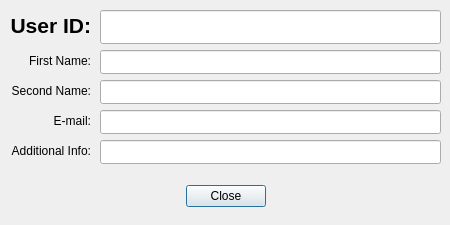
<?xml version="1.0" encoding="UTF-8"?>
<ui version="4.0">
 <class>SearchUserDialog</class>
 <widget class="QDialog" name="SearchUserDialog">
  <property name="geometry">
   <rect>
    <x>0</x>
    <y>0</y>
    <width>450</width>
    <height>225</height>
   </rect>
  </property>
  <property name="windowTitle">
   <string>Dialog</string>
  </property>
  <widget class="QDialogButtonBox" name="buttonBox">
   <property name="geometry">
    <rect>
     <x>10</x>
     <y>180</y>
     <width>431</width>
     <height>32</height>
    </rect>
   </property>
   <property name="orientation">
    <enum>Qt::Orientation::Horizontal</enum>
   </property>
   <property name="standardButtons">
    <set>QDialogButtonBox::StandardButton::Close</set>
   </property>
   <property name="centerButtons">
    <bool>true</bool>
   </property>
  </widget>
  <widget class="QLineEdit" name="lineEdit_email">
   <property name="geometry">
    <rect>
     <x>100</x>
     <y>110</y>
     <width>341</width>
     <height>24</height>
    </rect>
   </property>
   <property name="readOnly">
    <bool>true</bool>
   </property>
  </widget>
  <widget class="QLabel" name="label_secondName">
   <property name="geometry">
    <rect>
     <x>10</x>
     <y>80</y>
     <width>81</width>
     <height>21</height>
    </rect>
   </property>
   <property name="text">
    <string>Second Name:</string>
   </property>
   <property name="alignment">
    <set>Qt::AlignmentFlag::AlignRight|Qt::AlignmentFlag::AlignTrailing|Qt::AlignmentFlag::AlignVCenter</set>
   </property>
  </widget>
  <widget class="QLineEdit" name="lineEdit_id">
   <property name="geometry">
    <rect>
     <x>100</x>
     <y>10</y>
     <width>341</width>
     <height>34</height>
    </rect>
   </property>
   <property name="font">
    <font>
     <pointsize>16</pointsize>
     <bold>true</bold>
    </font>
   </property>
   <property name="readOnly">
    <bool>true</bool>
   </property>
  </widget>
  <widget class="QLabel" name="label_email">
   <property name="geometry">
    <rect>
     <x>10</x>
     <y>110</y>
     <width>81</width>
     <height>21</height>
    </rect>
   </property>
   <property name="text">
    <string>E-mail:</string>
   </property>
   <property name="alignment">
    <set>Qt::AlignmentFlag::AlignRight|Qt::AlignmentFlag::AlignTrailing|Qt::AlignmentFlag::AlignVCenter</set>
   </property>
  </widget>
  <widget class="QLineEdit" name="lineEdit_secondName">
   <property name="geometry">
    <rect>
     <x>100</x>
     <y>80</y>
     <width>341</width>
     <height>24</height>
    </rect>
   </property>
   <property name="readOnly">
    <bool>true</bool>
   </property>
  </widget>
  <widget class="QLineEdit" name="lineEdit_additionalInfo">
   <property name="geometry">
    <rect>
     <x>100</x>
     <y>140</y>
     <width>341</width>
     <height>24</height>
    </rect>
   </property>
   <property name="readOnly">
    <bool>true</bool>
   </property>
  </widget>
  <widget class="QLabel" name="label_firstName">
   <property name="geometry">
    <rect>
     <x>10</x>
     <y>50</y>
     <width>81</width>
     <height>21</height>
    </rect>
   </property>
   <property name="text">
    <string>First Name:</string>
   </property>
   <property name="alignment">
    <set>Qt::AlignmentFlag::AlignRight|Qt::AlignmentFlag::AlignTrailing|Qt::AlignmentFlag::AlignVCenter</set>
   </property>
  </widget>
  <widget class="QLineEdit" name="lineEdit_firstName">
   <property name="geometry">
    <rect>
     <x>100</x>
     <y>50</y>
     <width>341</width>
     <height>24</height>
    </rect>
   </property>
   <property name="readOnly">
    <bool>true</bool>
   </property>
  </widget>
  <widget class="QLabel" name="label_headline">
   <property name="geometry">
    <rect>
     <x>0</x>
     <y>10</y>
     <width>91</width>
     <height>31</height>
    </rect>
   </property>
   <property name="font">
    <font>
     <pointsize>16</pointsize>
     <bold>true</bold>
    </font>
   </property>
   <property name="styleSheet">
    <string notr="true">color: rgb(0, 0, 0);</string>
   </property>
   <property name="text">
    <string>User ID:</string>
   </property>
   <property name="alignment">
    <set>Qt::AlignmentFlag::AlignRight|Qt::AlignmentFlag::AlignTrailing|Qt::AlignmentFlag::AlignVCenter</set>
   </property>
  </widget>
  <widget class="QLabel" name="label_additionalInfo">
   <property name="geometry">
    <rect>
     <x>0</x>
     <y>140</y>
     <width>91</width>
     <height>21</height>
    </rect>
   </property>
   <property name="text">
    <string>Additional Info:</string>
   </property>
   <property name="alignment">
    <set>Qt::AlignmentFlag::AlignRight|Qt::AlignmentFlag::AlignTrailing|Qt::AlignmentFlag::AlignVCenter</set>
   </property>
  </widget>
 </widget>
 <resources/>
 <connections>
  <connection>
   <sender>buttonBox</sender>
   <signal>accepted()</signal>
   <receiver>SearchUserDialog</receiver>
   <slot>accept()</slot>
   <hints>
    <hint type="sourcelabel">
     <x>248</x>
     <y>254</y>
    </hint>
    <hint type="destinationlabel">
     <x>157</x>
     <y>274</y>
    </hint>
   </hints>
  </connection>
  <connection>
   <sender>buttonBox</sender>
   <signal>rejected()</signal>
   <receiver>SearchUserDialog</receiver>
   <slot>reject()</slot>
   <hints>
    <hint type="sourcelabel">
     <x>316</x>
     <y>260</y>
    </hint>
    <hint type="destinationlabel">
     <x>286</x>
     <y>274</y>
    </hint>
   </hints>
  </connection>
 </connections>
</ui>
